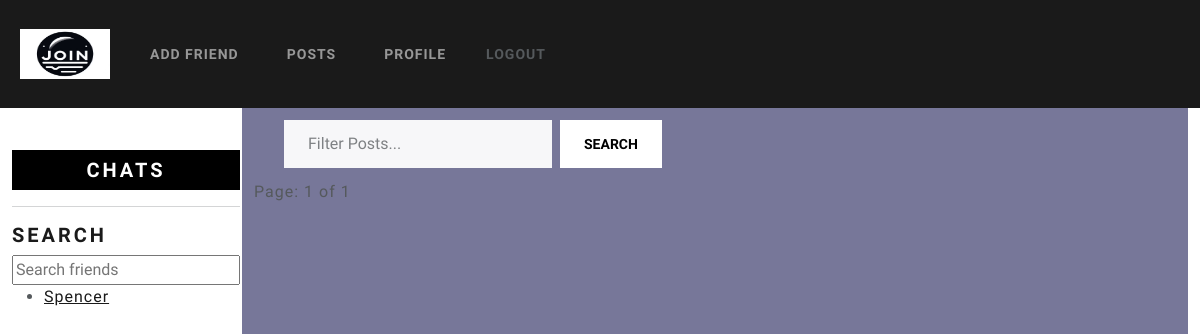
/feed/ (signed in), run on an earlier commit of the app's database.
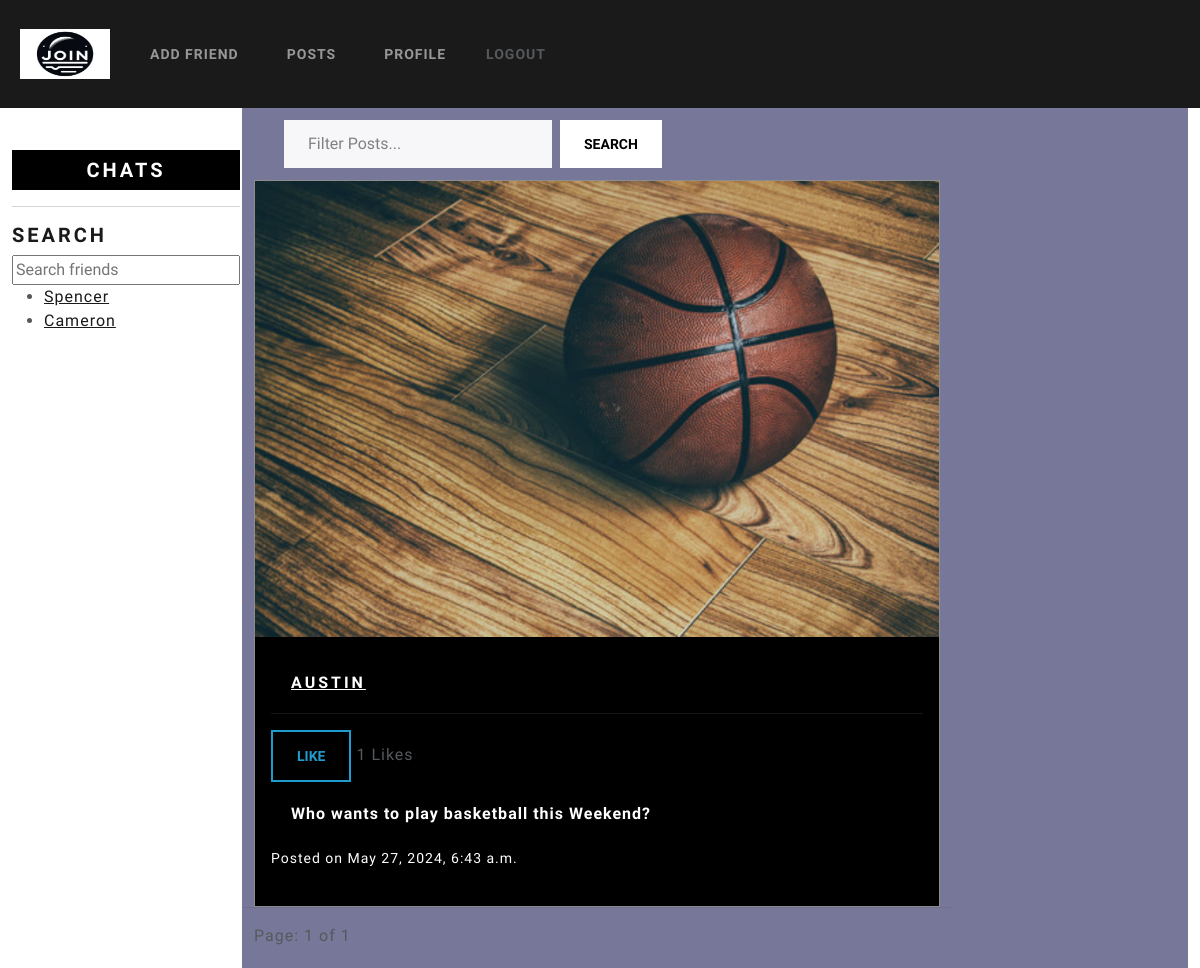
And on a later commit of the database.
### hobbyapp/models.py (models this page shows, shortened)
class UserProfile(models.Model):
    user = models.OneToOneField(User, on_delete=models.CASCADE)
    profile_pic = models.ImageField(
        upload_to=profile_pic_directory_path,
        default='hobbysite/media/NotFound.jpg'
    )
    color = models.CharField(max_length=7, default='#FFFFFF')
    bio = models.TextField()
    tags = models.ManyToManyField(Tag, blank=True)
    friends = models.ManyToManyField('self', blank=True, related_name='friends')
    chats = models.ManyToManyField('Chat', blank=True, related_name='chats')

class Post(models.Model):
    user = models.ForeignKey(User, on_delete=models.CASCADE)
    picture = models.ImageField(upload_to=post_directory_path, default='hobbysite/media/NotFound.jpg')
    caption = models.TextField()
    tags = models.ManyToManyField(Tag, blank=True)
    post_time = models.DateTimeField(auto_now_add=True)
    likes = models.ManyToManyField(User, related_name='liked_posts', blank=True)

### hobbyapp/views.py (the view)
# urls.py: path('feed/', views.posts_view, name='post_view'),
@login_required()
def posts_view(request):
    posts_objects = Post.objects.all().order_by('-post_time')
    user_profile = UserProfile.objects.get(user_id=request.user.id)
    tag = request.GET.get('tag')
    if tag != '' and tag is not None:
        posts_objects = posts_objects.filter(tags__name__icontains=tag)
    paginator = Paginator(posts_objects, 5)
    page = request.GET.get('page')
    posts_objects = paginator.get_page(page)
    return render(request, 'hobbyapp/posts.html', {'posts_objects': posts_objects, 'user_profile': user_profile})

### hobbyapp/templates/hobbyapp/posts.html (shortened to what this page needs)
{% extends 'hobbyapp/base.html' %}
{% block content %}
<div class="containerImg">
    <div class="container">
        <div class="row">
            <div class="col-md-9">
                <div id="tag-container" style="position: fixed; z-index:1; margin-left:30px;">
                    <form action="" method="GET" class="d-flex">
                        <input class="form-control me-sm-2" type="search" name="tag" id="tag-input" list="tag-list" placeholder="Filter Posts...">
                        <button class="btn btn-secondary my-2 my-sm-0" type="submit">Search</button>
                    </form>
                </div>
                <div class="row" style="margin-top: 60px">
                    {% for post in posts_objects %}
                        <div class="col-12">
                            <div class="card">
                                <img src="{{ post.picture.url }}" class="card-img-top">
                                <div class="card-body">
                                    <h5 class="card-title">
                                        <a href="{% url 'profile' post.user.id %}" style="color: white">{{ post.user.username }}</a>
                                    </h5>
                                    <hr>
                                    <form method="POST" action="{% url 'like_post' post.id %}">
                                        {% if user in post.likes.all %}
                                            <button type="submit" name="post_id" value="{{ post.id }}" class="btn btn-danger">Unlike</button>
                                        {% else %}
                                            <button type="submit" name="post_id" value="{{ post.id }}" class="btn btn-outline-info">Like</button>
                                        {% endif %}
                                        <span>{{ post.likes.count }} Likes</span>
                                    </form>
                                    <p class="card-text">
                                        <p>{{ post.caption }}</p>
                                        <small class="text-muted">Posted on {{ post.post_time }}</small>
                                    </p>
                                </div>
                            </div>
                        </div>
                    <hr>
                    {% endfor %}
                </div>
            </div>
            <div style="margin-bottom: 20px; margin-right: 20px;">
                Page: {{posts_objects.number }} of {{posts_objects.paginator.num_pages }}
             </div>
        </div>
    </div>
</div>
{% endblock %}

### hobbyapp/templates/hobbyapp/base.html (shortened to what this page needs)
{% load static %}
<!DOCTYPE html>
<html lang="en">
<head>
    <link rel="stylesheet" href="{% static 'hobbyapp/style.css' %}">
    <link href="{% static 'hobbyapp/bootstrap.min.css' %}" rel="stylesheet">
</head>
<body>
    <nav class="navbar navbar-expand-lg bg-primary" data-bs-theme="dark" style="position: fixed; z-index:1; width:100%;">
        <a class="navbar-brand" href="{% url 'post_view'%}">
            <img src="{% static 'hobbyapp/Join.png' %}" alt="Logo" width="90" height="50">
        </a>
        <div class="collapse navbar-collapse">
            <ul class="navbar-nav mr-auto">
                <li class="nav-item">
                    <a class="nav-link" href="{% url 'add_friend' %}">Add Friend</a>
                </li>
                <li class="nav-item">
                     <a class="nav-link" href="{% url 'post_view' %}">Posts</a>
                </li>
            </ul>
            <ul class="navbar-nav ml-auto">
                <li class="nav-item">
                    <a class="nav-link" href="{% url 'profile' user.id   %}">Profile</a>
                </li>
            </ul>
                <a href="{% url 'logout' %}" class="nav-link">Logout</a>
        </div>
    </nav>
    <div class="container-fluid">
        <div class="row">
            <div class="col-lg-2 d-none d-lg-block">
                <div style="position: fixed; z-index:1; margin-top: 150px";>
                    <div class="list-group" style="background: black; padding-top: 8px">
                    <h4 style="color: white; text-align: center">Chats</h4>
                    </div>
                    <hr>
                    <h4>Search</h4>
                    <input type="search" placeholder="Search friends">
                    <ul>
                        {% for friend in user_profile.friends.all %}
                            <li><a href="{% url 'create_chat' friend.user.id %}">{{ friend.user.username }}</a></li>
                        {% endfor %}
                    </ul>
                </div>
            </div>
            <div class="col-10">
                {% block content %}
                {% endblock %}
            </div>
        </div>
    </div>
</body>
</html>

What changed in the data, as far as the page shows it:
added UserProfile: user.username "Cameron"
added Post: picture (picture), user.username "AUSTIN", likes.count "1", caption "Who wants to play basketball this Weekend?", post_time "May 27, 2024, 6:43 a.m."
